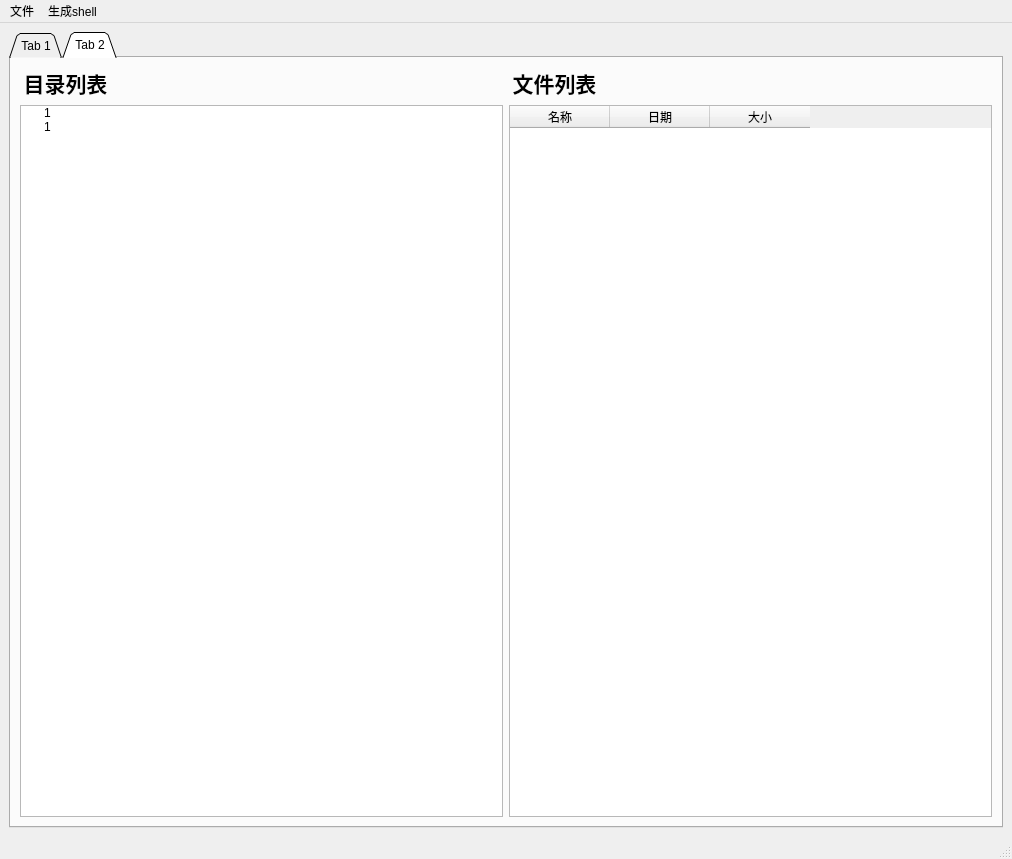
<?xml version="1.0" encoding="UTF-8"?>
<ui version="4.0">
 <class>MainWindow</class>
 <widget class="QMainWindow" name="MainWindow">
  <property name="geometry">
   <rect>
    <x>0</x>
    <y>0</y>
    <width>1012</width>
    <height>859</height>
   </rect>
  </property>
  <property name="minimumSize">
   <size>
    <width>800</width>
    <height>600</height>
   </size>
  </property>
  <property name="windowTitle">
   <string>Shell管理工具</string>
  </property>
  <property name="windowIcon">
   <iconset>
    <normaloff>C:/Users/r1ngs/Pictures/file_type_latino.svg</normaloff>C:/Users/r1ngs/Pictures/file_type_latino.svg</iconset>
  </property>
  <property name="toolTipDuration">
   <number>0</number>
  </property>
  <widget class="QWidget" name="centralwidget">
   <layout class="QHBoxLayout" name="horizontalLayout">
    <item>
     <widget class="QTabWidget" name="tabWidget">
      <property name="tabShape">
       <enum>QTabWidget::Triangular</enum>
      </property>
      <property name="currentIndex">
       <number>1</number>
      </property>
      <property name="usesScrollButtons">
       <bool>true</bool>
      </property>
      <property name="tabsClosable">
       <bool>false</bool>
      </property>
      <property name="movable">
       <bool>true</bool>
      </property>
      <widget class="QWidget" name="tab">
       <attribute name="title">
        <string>Tab 1</string>
       </attribute>
       <layout class="QHBoxLayout" name="horizontalLayout_2">
        <item>
         <widget class="QTableWidget" name="tableWidget">
          <property name="sizePolicy">
           <sizepolicy hsizetype="Expanding" vsizetype="Expanding">
            <horstretch>0</horstretch>
            <verstretch>0</verstretch>
           </sizepolicy>
          </property>
          <property name="minimumSize">
           <size>
            <width>256</width>
            <height>0</height>
           </size>
          </property>
          <property name="font">
           <font>
            <pointsize>9</pointsize>
           </font>
          </property>
          <property name="contextMenuPolicy">
           <enum>Qt::CustomContextMenu</enum>
          </property>
          <property name="layoutDirection">
           <enum>Qt::LeftToRight</enum>
          </property>
          <property name="autoFillBackground">
           <bool>false</bool>
          </property>
          <property name="autoScrollMargin">
           <number>15</number>
          </property>
          <property name="selectionBehavior">
           <enum>QAbstractItemView::SelectRows</enum>
          </property>
          <property name="rowCount">
           <number>0</number>
          </property>
          <attribute name="horizontalHeaderMinimumSectionSize">
           <number>23</number>
          </attribute>
          <attribute name="horizontalHeaderDefaultSectionSize">
           <number>157</number>
          </attribute>
          <attribute name="verticalHeaderVisible">
           <bool>false</bool>
          </attribute>
          <column>
           <property name="text">
            <string>URL链接</string>
           </property>
          </column>
          <column>
           <property name="text">
            <string>IP地址</string>
           </property>
          </column>
          <column>
           <property name="text">
            <string>密码</string>
           </property>
          </column>
          <column>
           <property name="text">
            <string>物理位置</string>
           </property>
          </column>
          <column>
           <property name="text">
            <string>网站备注</string>
           </property>
          </column>
         </widget>
        </item>
       </layout>
      </widget>
      <widget class="QWidget" name="tab_2">
       <attribute name="title">
        <string>Tab 2</string>
       </attribute>
       <layout class="QGridLayout" name="gridLayout_2">
        <item row="0" column="0">
         <layout class="QGridLayout" name="gridLayout">
          <item row="1" column="1">
           <widget class="QTableWidget" name="tableWidget_2">
            <column>
             <property name="text">
              <string>名称</string>
             </property>
            </column>
            <column>
             <property name="text">
              <string>日期</string>
             </property>
            </column>
            <column>
             <property name="text">
              <string>大小</string>
             </property>
            </column>
           </widget>
          </item>
          <item row="1" column="0">
           <widget class="QTreeWidget" name="treeWidget">
            <attribute name="headerVisible">
             <bool>false</bool>
            </attribute>
            <attribute name="headerHighlightSections">
             <bool>false</bool>
            </attribute>
            <column>
             <property name="text">
              <string>1</string>
             </property>
            </column>
            <item>
             <property name="text">
              <string>1</string>
             </property>
            </item>
            <item>
             <property name="text">
              <string>1</string>
             </property>
            </item>
           </widget>
          </item>
          <item row="0" column="0">
           <widget class="QLabel" name="label">
            <property name="maximumSize">
             <size>
              <width>91</width>
              <height>61</height>
             </size>
            </property>
            <property name="text">
             <string>&lt;html&gt;&lt;head/&gt;&lt;body&gt;&lt;p align=&quot;center&quot;&gt;&lt;span style=&quot; font-size:16pt; font-weight:600;&quot;&gt;目录列表&lt;/span&gt;&lt;/p&gt;&lt;/body&gt;&lt;/html&gt;</string>
            </property>
            <property name="textFormat">
             <enum>Qt::RichText</enum>
            </property>
            <property name="scaledContents">
             <bool>false</bool>
            </property>
            <property name="margin">
             <number>2</number>
            </property>
           </widget>
          </item>
          <item row="0" column="1">
           <widget class="QLabel" name="label_2">
            <property name="maximumSize">
             <size>
              <width>91</width>
              <height>61</height>
             </size>
            </property>
            <property name="text">
             <string>&lt;html&gt;&lt;head/&gt;&lt;body&gt;&lt;p align=&quot;center&quot;&gt;&lt;span style=&quot; font-size:16pt; font-weight:600;&quot;&gt;文件列表&lt;/span&gt;&lt;/p&gt;&lt;/body&gt;&lt;/html&gt;</string>
            </property>
            <property name="textFormat">
             <enum>Qt::RichText</enum>
            </property>
            <property name="scaledContents">
             <bool>false</bool>
            </property>
            <property name="margin">
             <number>2</number>
            </property>
           </widget>
          </item>
         </layout>
        </item>
       </layout>
      </widget>
     </widget>
    </item>
   </layout>
  </widget>
  <widget class="QStatusBar" name="statusbar"/>
  <widget class="QMenuBar" name="menubar">
   <property name="geometry">
    <rect>
     <x>0</x>
     <y>0</y>
     <width>1012</width>
     <height>23</height>
    </rect>
   </property>
   <widget class="QMenu" name="menu_shell">
    <property name="title">
     <string>生成shell</string>
    </property>
    <addaction name="genShellPhp"/>
   </widget>
   <widget class="QMenu" name="menu">
    <property name="title">
     <string>文件</string>
    </property>
    <addaction name="action_shell"/>
   </widget>
   <addaction name="menu"/>
   <addaction name="menu_shell"/>
  </widget>
  <action name="genShellPhp">
   <property name="text">
    <string>php一句话木马</string>
   </property>
  </action>
  <action name="action_shell">
   <property name="text">
    <string>添加shell</string>
   </property>
  </action>
 </widget>
 <resources/>
 <connections/>
</ui>
